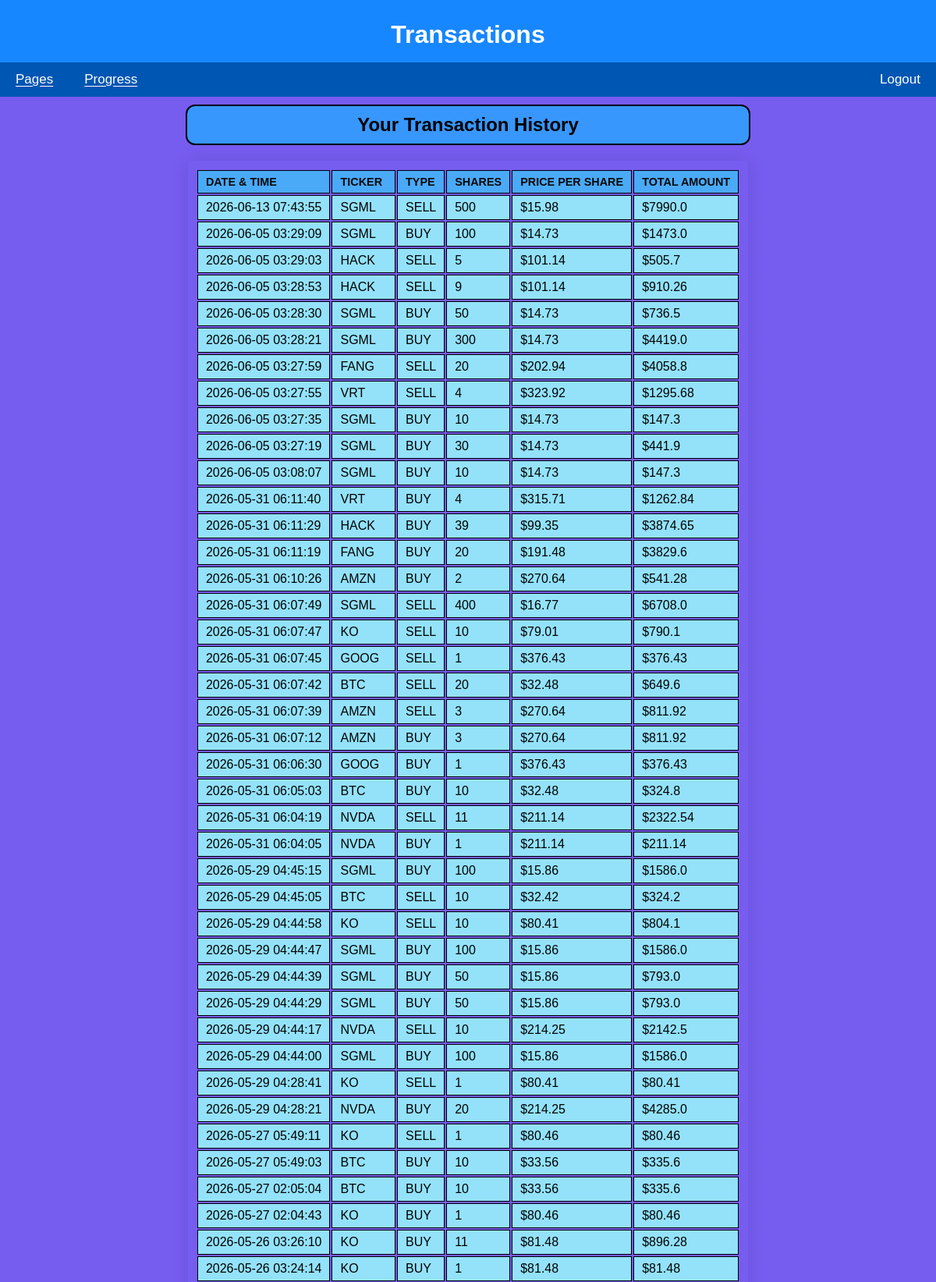
The page /transactions (signed in, upper part) on the database its author committed.
### tables this page shows
CREATE TABLE Transactions (
    id INTEGER PRIMARY KEY AUTOINCREMENT,
    user_id INTEGER NOT NULL,
    ticker TEXT NOT NULL,
    transaction_type TEXT CHECK(transaction_type IN ('BUY', 'SELL')),
    shares INTEGER NOT NULL,
    price_per_share REAL NOT NULL,
    total_amount REAL NOT NULL,
    timestamp TIMESTAMP DEFAULT CURRENT_TIMESTAMP,
    FOREIGN KEY (user_id) REFERENCES Users(id) ON DELETE CASCADE
);

### app.py (the view)
@app.route('/transactions')
@login_required
def transactions():
    try:
        with get_db_connection() as conn:
            cursor = conn.cursor()
            cursor.execute("""
                           SELECT t.id,
                                  t.ticker,
                                  t.transaction_type,
                                  t.shares,
                                  t.price_per_share,
                                  t.total_amount,
                                  t.timestamp,
                                  t.user_id
                           FROM Transactions t
                           WHERE t.user_id = ?
                           ORDER BY t.timestamp DESC
                           """, (current_user.id,))
            transactions = cursor.fetchall()
        return render_template('transactions.html',
                               transactions=transactions,
                               username=current_user.username)
    except Exception as e:
        print(f"Transactions error: {e}")
        flash('Error loading transaction history.', 'error')
        return redirect(url_for('dashboard'))

### app.py (called while the page is built)
@login_manager.user_loader
def load_user(user_id):
    try:
        with get_db_connection() as conn:
            cursor = conn.cursor()
            cursor.execute(
                'SELECT id, username FROM users WHERE id = ?',
                (user_id,)
            )
            user = cursor.fetchone()  # get the first record from query result
        if user:
            return User(id=user['id'], username=user['username'])
        return None
    except Exception as e:
        print(f"Error loading user {user_id}: {e}")  # Replace with proper logging later
        return None

@contextmanager
def get_db_connection():
    conn = sqlite3.connect('database.db')
    conn.row_factory = sqlite3.Row  # Allows accessing columns by name
    try:
        yield conn  # keep connection open while actively accessing db
    finally:  # when finished
        conn.close()

### templates/transactions.html (shortened to what this page needs)
{% extends 'base.html' %}
{% block heading %}Transactions{% endblock %}
{% block content %}
<h2 class="transactions">Your Transaction History</h2>
{% if transactions %}
    <thead class="table-light">
        <table>
        <tr>
            <th>Date & Time</th>
            <th>Ticker</th>
            <th>Type</th>
            <th class="text-end">Shares</th>
            <th class="text-end">Price per Share</th>
            <th class="text-end">Total Amount</th>
            </tr>
</thead>
<tbody>
    {% for tx in transactions %}
    <tr>
        <td>{{ tx.timestamp }}</td>
        <td>{{ tx.ticker }}</td>
        <td>{{ tx.transaction_type }}</td>
        <td class="text-end">{{ tx.shares }}</td>
        <td class="text-end"> ${{ tx.price_per_share | round(2) }}</td>
        <td class="text-end"> ${{ tx.total_amount | round(2) }}
        </td>
    </tr>
    {% endfor %}
</tbody>
{% endif%}
{% endblock %}

### static/styles.css (style rules this page uses)
body { font-family: Arial, sans-serif; margin: 10px; padding: 0; background-color: #775cf0; color:black; }
h2.transactions { text-align: center; background-color: #3897fc; border: 2px solid black; max-width: 700px; margin: 20px auto; padding: 10px; border-radius: 12px; }
td, th { vertical-align: top; }
td { vertical-align: top; background-color: #93e2fa; }
table { max-width: 1500px; margin: 15px auto; padding: 10px; border-radius: 1px; box-shadow: 0 0 25px rgba(0,0,0, 0.1); align-content: center; }
table th, table td, table tr { border: 1.5px solid #000000; padding: 6px 10px; text-align: left; }
table th { background-color: #4aaaf8; color: #0a0a0a; font-weight: bold; text-transform: uppercase; font-size: 0.9em; }

### rows shown on the page
Transactions: timestamp "2026-06-13 07:43:55", ticker "SGML", transaction_type "SELL", shares "500", price_per_share "15.98", total_amount "7990.0"
Transactions: timestamp "2026-06-05 03:29:09", ticker "SGML", transaction_type "BUY", shares "100", price_per_share "14.73", total_amount "1473.0"
Transactions: timestamp "2026-06-05 03:29:03", ticker "HACK", transaction_type "SELL", shares "5", price_per_share "101.14", total_amount "505.7"
Transactions: timestamp "2026-06-05 03:28:53", ticker "HACK", transaction_type "SELL", shares "9", price_per_share "101.14", total_amount "910.26"
Transactions: timestamp "2026-06-05 03:28:30", ticker "SGML", transaction_type "BUY", shares "50", price_per_share "14.73", total_amount "736.5"
Transactions: timestamp "2026-06-05 03:28:21", ticker "SGML", transaction_type "BUY", shares "300", price_per_share "14.73", total_amount "4419.0"
Transactions: timestamp "2026-06-05 03:27:59", ticker "FANG", transaction_type "SELL", shares "20", price_per_share "202.94", total_amount "4058.8"
Transactions: timestamp "2026-06-05 03:27:55", ticker "VRT", transaction_type "SELL", shares "4", price_per_share "323.92", total_amount "1295.68"
Transactions: timestamp "2026-06-05 03:27:35", ticker "SGML", transaction_type "BUY", shares "10", price_per_share "14.73", total_amount "147.3"
Transactions: timestamp "2026-06-05 03:27:19", ticker "SGML", transaction_type "BUY", shares "30", price_per_share "14.73", total_amount "441.9"
Transactions: timestamp "2026-06-05 03:08:07", ticker "SGML", transaction_type "BUY", shares "10", price_per_share "14.73", total_amount "147.3"
Transactions: timestamp "2026-05-31 06:11:40", ticker "VRT", transaction_type "BUY", shares "4", price_per_share "315.71", total_amount "1262.84"
Transactions: timestamp "2026-05-31 06:11:29", ticker "HACK", transaction_type "BUY", shares "39", price_per_share "99.35", total_amount "3874.65"
Transactions: timestamp "2026-05-31 06:11:19", ticker "FANG", transaction_type "BUY", shares "20", price_per_share "191.48", total_amount "3829.6"
Transactions: timestamp "2026-05-31 06:10:26", ticker "AMZN", transaction_type "BUY", shares "2", price_per_share "270.64", total_amount "541.28"
Transactions: timestamp "2026-05-31 06:07:49", ticker "SGML", transaction_type "SELL", shares "400", price_per_share "16.77", total_amount "6708.0"
Transactions: timestamp "2026-05-31 06:07:47", ticker "KO", transaction_type "SELL", shares "10", price_per_share "79.01", total_amount "790.1"
Transactions: timestamp "2026-05-31 06:07:45", ticker "GOOG", transaction_type "SELL", shares "1", price_per_share "376.43", total_amount "376.43"
Transactions: timestamp "2026-05-31 06:07:42", ticker "BTC", transaction_type "SELL", shares "20", price_per_share "32.48", total_amount "649.6"
Transactions: timestamp "2026-05-31 06:07:39", ticker "AMZN", transaction_type "SELL", shares "3", price_per_share "270.64", total_amount "811.92"
Transactions: timestamp "2026-05-31 06:07:12", ticker "AMZN", transaction_type "BUY", shares "3", price_per_share "270.64", total_amount "811.92"
Transactions: timestamp "2026-05-31 06:06:30", ticker "GOOG", transaction_type "BUY", shares "1", price_per_share "376.43", total_amount "376.43"
Transactions: timestamp "2026-05-31 06:05:03", ticker "BTC", transaction_type "BUY", shares "10", price_per_share "32.48", total_amount "324.8"
Transactions: timestamp "2026-05-31 06:04:19", ticker "NVDA", transaction_type "SELL", shares "11", price_per_share "211.14", total_amount "2322.54"
Transactions: timestamp "2026-05-31 06:04:05", ticker "NVDA", transaction_type "BUY", shares "1", price_per_share "211.14", total_amount "211.14"
Transactions: timestamp "2026-05-29 04:45:15", ticker "SGML", transaction_type "BUY", shares "100", price_per_share "15.86", total_amount "1586.0"
Transactions: timestamp "2026-05-29 04:45:05", ticker "BTC", transaction_type "SELL", shares "10", price_per_share "32.42", total_amount "324.2"
Transactions: timestamp "2026-05-29 04:44:58", ticker "KO", transaction_type "SELL", shares "10", price_per_share "80.41", total_amount "804.1"
Transactions: timestamp "2026-05-29 04:44:47", ticker "SGML", transaction_type "BUY", shares "100", price_per_share "15.86", total_amount "1586.0"
Transactions: timestamp "2026-05-29 04:44:39", ticker "SGML", transaction_type "BUY", shares "50", price_per_share "15.86", total_amount "793.0"
Transactions: timestamp "2026-05-29 04:44:29", ticker "SGML", transaction_type "BUY", shares "50", price_per_share "15.86", total_amount "793.0"
Transactions: timestamp "2026-05-29 04:44:17", ticker "NVDA", transaction_type "SELL", shares "10", price_per_share "214.25", total_amount "2142.5"
Transactions: timestamp "2026-05-29 04:44:00", ticker "SGML", transaction_type "BUY", shares "100", price_per_share "15.86", total_amount "1586.0"
Transactions: timestamp "2026-05-29 04:28:41", ticker "KO", transaction_type "SELL", shares "1", price_per_share "80.41", total_amount "80.41"
Transactions: timestamp "2026-05-29 04:28:21", ticker "NVDA", transaction_type "BUY", shares "20", price_per_share "214.25", total_amount "4285.0"
Transactions: timestamp "2026-05-27 05:49:11", ticker "KO", transaction_type "SELL", shares "1", price_per_share "80.46", total_amount "80.46"
Transactions: timestamp "2026-05-27 05:49:03", ticker "BTC", transaction_type "BUY", shares "10", price_per_share "33.56", total_amount "335.6"
Transactions: timestamp "2026-05-27 02:05:04", ticker "BTC", transaction_type "BUY", shares "10", price_per_share "33.56", total_amount "335.6"
Transactions: timestamp "2026-05-27 02:04:43", ticker "KO", transaction_type "BUY", shares "1", price_per_share "80.46", total_amount "80.46"
Transactions: timestamp "2026-05-26 03:26:10", ticker "KO", transaction_type "BUY", shares "11", price_per_share "81.48", total_amount "896.28"
Transactions: timestamp "2026-05-26 03:24:14", ticker "KO", transaction_type "BUY", shares "1", price_per_share "81.48", total_amount "81.48"
